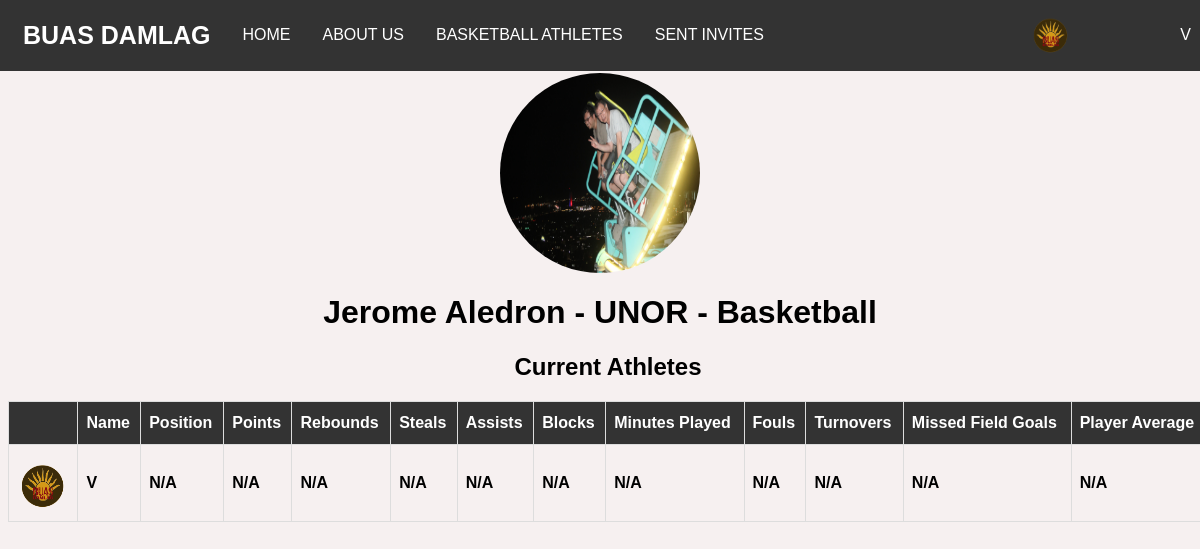
Screenshot of /userProfile.php?id=25 (signed in) with the database file from the repository.
### tables this page shows
CREATE TABLE `users` (
  `id` int(20) NOT NULL,
  `name` varchar(70) NOT NULL,
  `password` varchar(40) NOT NULL,
  `email` varchar(50) NOT NULL,
  `school` varchar(100) DEFAULT NULL,
  `previous_school` text,
  `contact` varchar(20) DEFAULT NULL,
  `address` varchar(100) DEFAULT NULL,
  `birthdate` date NOT NULL,
  `gender` text NOT NULL,
  `sport` text,
  `position` text,
  `created_at` datetime NOT NULL,
  `updated_at` datetime NOT NULL,
  `type` text NOT NULL,
  `status` text NOT NULL,
  `image` varchar(100) NOT NULL
);

### web_db.php (called while the page is built, shortened)
<?php
$dbHost = 'localhost';
$dbName = 'android_db';
$dbUser = 'root';
$dbPass = '';
    try {
        $config = new PDO("mysql:host={$dbHost};dbname={$dbName}",$dbUser,$dbPass);
        $config->setAttribute(PDO::ATTR_ERRMODE,PDO::ERRMODE_EXCEPTION);
    } catch(PDOException $e) {
        echo $e->getMessage();
    }
    include_once('web_config.php');
    $pdo = new Config($config);
?>

### authentication.php (called while the page is built, shortened)
<?php
            $email = $_SESSION['email'];
            $current_user = $pdo->checkEmail($email);
?>

### web_config.php (called while the page is built, shortened)
<?php
    class Config {
        private $db;
        function __construct($config){
            $this->db = $config;
        }
        public function findClient($id){
            try{
                $query = $this->db->prepare("SELECT * FROM users WHERE id = :id");
                $query->bindparam(":id", $id);
                $query->execute();
                return $result = $query->fetch();
            }catch(PDOException $e){
                echo $e->getMessage();
                return false;
            }
        }
        public function checkEmail($email){
            try{
                $query = $this->db->prepare("SELECT * from users where email=:email");
                $query->bindparam(":email", $email);
                $query->execute();
                return $request = $query->fetch();
            }catch(Exception $e){
                echo $e->getMessage();
                return false;
            }
        }
        public function schoolAthletes($school, $sport){
            try{
                $query = $this->db->prepare("SELECT * FROM users WHERE school=:school AND sport=:sport AND type='Athlete'");
                $query->bindparam(":sport", $sport);
                $query->bindparam(":school", $school);
                $query->execute();
                return $request = $query->fetchAll();
            }catch(PDOException $e){
                echo $e->getMessage();
                return false;
            }
        }
    }
?>

### userProfile.php (the view, shortened to what this page needs)
<?php
    include_once('web_db.php');
    include_once('authentication.php');
    $id = $_GET['id'];
    $user = $pdo->findClient($id);
?>
<html>
    <head>
        <link href="styles.css" rel="stylesheet" />
    </head>
    <body>
        <?php include_once('navbar.php'); ?>
        <?php if($user['type'] ==  'Coach'){ ?>
            <?php $imageURL = 'uploads/'.$user["image"];?>
            <center><img src="<?php if(empty($user["image"])){ echo 'uploads/default.png';}else{ echo $imageURL;};?>" class="image" /></center>
            <center><h1><?php echo $user['name']?> - <?php echo $user['school']?> - <?php echo $user['sport']?></h1></center>
            <?php if($current_user['sport'] == 'Basketball'){?>
                <div class="container">
                <center><h2>Current Athletes</h2></center>
                <table id="users" class="table">
                    <thead>
                        <tr>
                            <th></th>
                            <th>Name</th>
                            <th>Position</th>
                            <th>Points</th>
                            <th>Rebounds</th>
                            <th>Steals</th>
                            <th>Assists</th>
                            <th>Blocks</th>
                            <th>Minutes Played</th>
                            <th>Fouls</th>
                            <th>Turnovers</th>
                            <th>Missed Field Goals</th>
                            <th>Player Average</th>
                        </tr>
                    </thead>
                    <tbody>
                        <?php
                            $athletes = $pdo->schoolAthletes($current_user['school'], $current_user['sport']);
                            if(is_array($athletes) && !empty($athletes)){
                                foreach($athletes as $athlete){
                                $player = $pdo->BasketballPlayerStats($athlete['id']);
                        ?>
                        <tr>
                            <td>
                                <?php $imageURL = 'uploads/'.$athlete["image"];?>
                                <img src="<?php if(empty($athlete["image"])){ echo 'uploads/default.png';}else{ echo $imageURL;}?>" class="table-image" />
                            </td>
                            <td>
                                <strong><?php if(!empty($player['id'])){
                                    echo $player['name'];
                                        }else{
                                    echo $athlete['name'];
                                        }
                                        ?>
                                </strong>
                                    </td>
                                    <td>
                                        <strong><?php if(!empty($player['id'])){
                                                    echo $player['basketball_position'];
                                                }else{
                                                    echo 'N/A';
                                                } ?>
                                        </strong>
                                    </td>
                                    <td>
                                        <strong><?php if(!empty($player['id'])){
                                                    echo $player['basketball_points'];
                                                }else{
                                                    echo 'N/A';
                                                } ?>
                                        </strong>
                                    </td>
                                    <td>
                                        <strong><?php if(!empty($player['id'])){
                                                    echo $player['basketball_rebounds'];
                                                }else{
                                                    echo 'N/A';
                                                } ?>
                                        </strong>
                                    </td>
                                    <td>
                                        <strong><?php if(!empty($player['id'])){
                                                    echo $player['basketball_steals'];
                                                }else{
                                                    echo 'N/A';
                                                } ?>
                                        </strong>
                                    </td>
                                    <td>
                                        <strong><?php if(!empty($player['id'])){
                                                    echo $player['basketball_blocks'];
                                                }else{
                                                    echo 'N/A';
                                                } ?>
                                        </strong>
                                    </td>
                                    <td>
                                        <strong><?php if(!empty($player['id'])){
                                                    echo $player['basketball_rebounds'];
                                                }else{
                                                    echo 'N/A';
                                                } ?>
                                        </strong>
                                    </td>
                                    <td>
                                        <strong><?php if(!empty($player['id'])){
                                                    echo $player['basketball_minutes_played'];
                                                }else{
                                                    echo 'N/A';
                                                } ?>
                                        </strong>
                                    </td>
                                    <td>
                                        <strong><?php if(!empty($player['id'])){
                                                    echo $player['basketball_fouls'];
                                                }else{
                                                    echo 'N/A';
                                                } ?>
                                        </strong>
                                    </td>
                                    <td>
                                        <strong><?php if(!empty($player['id'])){
                                                    echo $player['basketball_turnovers'];
                                                }else{
                                                    echo 'N/A';
                                                } ?>
                                        </strong>
                                    </td>
                                    <td>
                                        <strong><?php if(!empty($player['id'])){
                                                    echo $player['basketball_missedFG'];
                                                }else{
                                                    echo 'N/A';
                                                } ?>
                                        </strong>
                                    </td>
                                    <td>
                                        <strong><?php if(!empty($player['id'])){
                                                    echo $player['basketball_average'];
                                                }else{
                                                    echo 'N/A';
                                                } ?>
                                        </strong>
                                    </td>
                                </tr>
                                <?php } } ?>
                            </tbody>
                        </table>
                    </div>
            <?php } ?>
        <?php } ?>
    </body>
</html>

### navbar.php (shortened to what this page needs)
<nav class="navbar">
    <div class="container">
    <strong><a class="brand-logo" href="home.php">BUAS DAMLAG</a></strong>
    <a href="home.php" class="list">HOME</a>
    <a href="about.php" class="list">ABOUT US</a>
    <?php
        if($current_user['type'] == 'Admin'){
    ?>
        <a href="index.php" class="list">USERS</a>
    <?php }else{ ?>
        <a href="index.php" class="list"><?php echo strtoupper($current_user['sport']);?> ATHLETES</a>
        <a href="invites.php" class="list">SENT INVITES</a>
    <?php } ?>
        <?php $imageURL = 'uploads/'.$current_user["image"];?>
            <img src="<?php if(empty($current_user["image"])){ echo 'uploads/default.png';}else{ echo $imageURL;}?>" class="navbar-image" />
        <div class="dropdown user-profile list">
            <button class="dropbtn" onclick="profileDropdown()">
                <?php echo $current_user['name']?>
            </button>
        </div>
    </div>
</nav>

### styles.css (style rules this page uses)
body { font-family: 'Nunito', sans-serif; background-color: #f3ebebb7; }
.container { width:1200px; margin: auto; }
#users { font-family: 'Nunito', sans-serif; border-collapse: collapse; width: 100%; }
#users td, #users th { border: 1px solid #ddd; padding: 8px; }
#users th { padding-top: 12px; padding-bottom: 12px; text-align: left; background-color: #333; color: white; }
.navbar { overflow: hidden; background-color: #333; font-family: 'Nunito', sans-serif; margin: -8px; padding: 7px; }
.navbar a { float: left; font-size: 16px; color: white; text-align: center; padding: 14px 16px; text-decoration: none; }
.navbar .list { margin-top: 5px; }
.dropdown { float: left; overflow: hidden; }
.dropdown .dropbtn { cursor: pointer; font-size: 16px; border: none; outline: none; color: white; padding: 14px 16px; background-color: inherit; font-family: inherit; margin: 0; }
.user-profile { float: right; }
.brand-logo { font-size: 25px !important; }
.table { border: 1px solid; border-radius: 5px; }
.image { height: 200px; width: 200px; margin-top: 10px; border: none; border-radius: 50%; }
.table-image { height: 50px; width: 50px; margin-top: 10px; border: none; border-radius: 50%; }
.navbar-image { height: 40px; width: 40px; border: none; border-radius: 50%; margin-top: 10px; margin-left: 250px; }

### rows the page displays
users: sport "BASKETBALL", image (picture), name "V"
users: image (picture), name "Jerome Aledron", school "UNOR", sport "Basketball"
